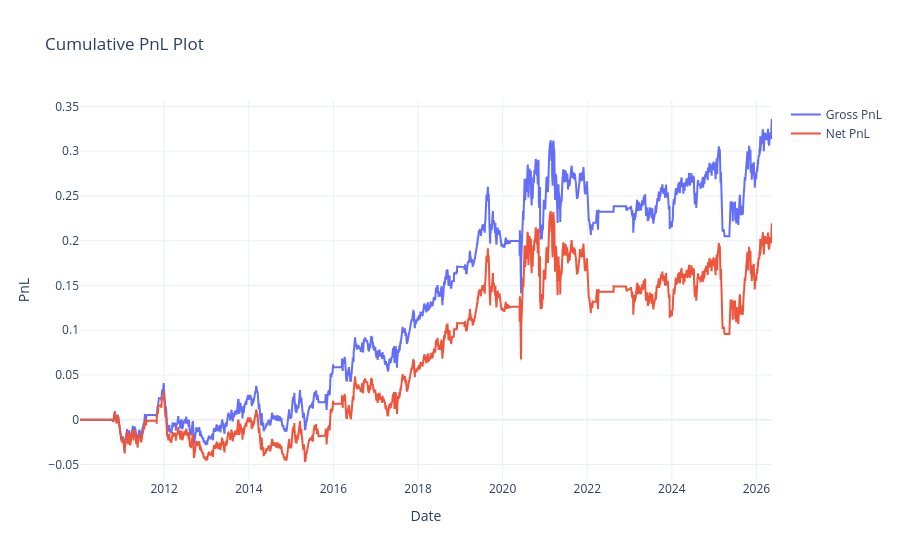

Notebook code cell kept with this figure:
### Code cell
import numpy as np
import pandas as pd

# ==========================================
# Phase 1.5: Sector Mapping
# ==========================================
print("Loading Sector Data...")

# 1. Load the metadata using your logic
meta_df = pd.read_csv('../top_5000_us_by_marketcap.csv')
meta_df['symbol'] = meta_df['symbol'].str.replace('/', '-')

# 2. Create a dictionary mapping ticker to sector
sector_dict = meta_df.set_index('symbol')['sector'].to_dict()

# 3. Align the sectors to our exact returns matrix columns
aligned_sectors = pd.Series(returns.columns).map(sector_dict).values


# ==========================================
# Phase 2: Sector-Neutral, Asymmetric Hysteresis Signal
# ==========================================
print("Generating Sector-Neutral Percentile Ranks...")

# 1. Calculate 6-month (126-day) cumulative return, SKIPPING the most recent 21 days
res_ret_6m_lagged = residual_returns.shift(21).rolling(window=105).sum()
valid_returns = res_ret_6m_lagged * df_universe_5m.replace(0, np.nan)

# 2. Sector-Neutral Ranking
ranks = valid_returns.copy()
ranks[:] = np.nan # Clear out the dataframe to hold ranks

# Rank cross-sectionally strictly within each sector
unique_sectors = [s for s in pd.Series(aligned_sectors).unique() if pd.notna(s)]
for sector in unique_sectors:
     sector_cols = valid_returns.columns[aligned_sectors == sector]
     if len(sector_cols) > 0:
        ranks[sector_cols] = valid_returns[sector_cols].rank(axis=1, pct=True)

print("Applying Asymmetric Hysteresis Banding...")

# 3. Asymmetric Thresholds
# LONGS: Concentrated (Top 10%). Buffer zone is 90th down to 80th percentile.
LONG_ENTER = 0.90
LONG_EXIT = 0.80

# SHORTS: Diversified (Bottom 25%). Buffer zone is 25th up to 35th percentile.
SHORT_ENTER = 0.20
SHORT_EXIT = 0.30

# 4. Vectorized Hysteresis Logic for LONGS
long_state = pd.DataFrame(index=ranks.index, columns=ranks.columns, data=np.nan)
long_state[ranks >= LONG_ENTER] = 1  # Trigger Enter
long_state[ranks < LONG_EXIT] = -1      # Trigger Exit
# Forward fill the NaN buffer zone, then replace -1 (exits) with 0
long_signals = long_state.ffill().replace(-1, 0).fillna(0)

# 5. Vectorized Hysteresis Logic for SHORTS
short_state = pd.DataFrame(index=ranks.index, columns=ranks.columns, data=np.nan)
short_state[ranks <= SHORT_ENTER] = 1 # Trigger Enter
short_state[ranks > SHORT_EXIT] = -1    # Trigger Exit
# Forward fill the NaN buffer zone, replace -1 with 0, and multiply by -1 for shorting
short_signals = short_state.ffill().replace(-1, 0).fillna(0) * -1

df_tradable_signal = (long_signals + short_signals).fillna(0)
print("Sector-Neutral Hysteresis Signal generated.")


# ==========================================
# Phase 4: Clean Dollar-Neutral Portfolio
# ==========================================
print('Constructing Rank-Based Dollar-Neutral Portfolio...')

TARGET_VOL = 0.40 

# 1. Volatility Scaling (Risk Parity)
df_unconstrained_weights = df_tradable_signal * (TARGET_VOL / df_vol_floored)
raw_weights = df_unconstrained_weights * df_universe_5m

# 2. Weekly Resampling (To control turnover)
weekly_raw_weights = raw_weights.resample('W-FRI').last()

# 3. Separate Longs and Shorts
long_w = weekly_raw_weights.where(weekly_raw_weights > 0, 0)
short_w = weekly_raw_weights.where(weekly_raw_weights < 0, 0).abs()

# 4. Fast, Safe Normalizer (No fragile loops needed because of ranking)
def normalize_and_cap(w_matrix, target=0.50, cap=0.099):
     # Scale to 0.50
     row_sums = w_matrix.sum(axis=1) + 1e-10
     w = w_matrix.div(row_sums, axis=0) * target
    
     # Apply hard cap to satisfy backtester
     w = w.clip(upper=cap)

     # Re-scale one final time in case the cap shaved off tiny fractions of weight
     row_sums_final = w.sum(axis=1) + 1e-10
     w = w.div(row_sums_final, axis=0) * target
     return w

normalized_longs = normalize_and_cap(long_w)
normalized_shorts = normalize_and_cap(short_w)

portfolio_weekly = normalized_longs - normalized_shorts

# 5. Expand back to Daily Frequency and SHIFT (T+1 execution)
portfolio_daily = portfolio_weekly.reindex(returns.index).ffill()
portfolio_shifted = portfolio_daily.shift(1)

# Deduplicate columns to prevent reindex errors
portfolio_shifted = portfolio_shifted.loc[:, ~portfolio_shifted.columns.duplicated()]
safe_returns = returns.loc[:, ~returns.columns.duplicated()]
safe_universe = df_universe_5m.loc[:, ~df_universe_5m.columns.duplicated()]

portfolio_aligned = portfolio_shifted.reindex(columns=safe_returns.columns, fill_value=0)

# 6. Final Universe Mask and Daily Re-normalization
portfolio_masked = portfolio_aligned * safe_universe

final_longs = portfolio_masked.where(portfolio_masked > 0, 0)
final_shorts = portfolio_masked.where(portfolio_masked < 0, 0).abs()

# Final normalization after applying the daily universe mask
final_longs_norm = normalize_and_cap(final_longs)
final_shorts_norm = normalize_and_cap(final_shorts)

portfolio_final = (final_longs_norm - final_shorts_norm).fillna(0)

print(f'Shape Check - Returns: {safe_returns.shape}, Universe: {safe_universe.shape}, Portfolio: {portfolio_final.shape}')
print('Dollar-Neutral Portfolio construction complete. Ready for backtest.')
print("Applying Dynamic Regime Filters...")

# 1. Fetch the SPY data we already downloaded in Phase 1.5
# (Ensure spy_adj_close is available in your workspace)
spy_prices = spy_adj_close.reindex(returns.index).ffill()

# 2. Calculate the 200-day Moving Average (Trend Filter)
spy_sma_200 = spy_prices.rolling(window=200).mean()
trend_is_positive = spy_prices > spy_sma_200

# 3. Calculate 20-day SPY Volatility (Panic Filter)
# If annualized market volatility exceeds 35%, we halt trading.
spy_daily_rets = np.log(spy_prices / spy_prices.shift(1))
spy_ann_vol = spy_daily_rets.rolling(window=20).std() * np.sqrt(252)
volatility_is_safe = spy_ann_vol < 0.35

# 4. Create the Master Regime Mask
# We only trade if the trend is positive AND volatility is safe
# We shift by 1 day to prevent look-ahead bias!
regime_mask = (trend_is_positive & volatility_is_safe).shift(1).fillna(False)

# 5. Apply the Kill Switch to the Portfolio
# If the regime_mask is False, this multiplies all weights by 0, moving the portfolio to cash.
# Because you are multiplying both Longs and Shorts by 0, Dollar Neutrality is perfectly maintained.
portfolio_regime_filtered = portfolio_final.multiply(regime_mask, axis=0)

print(f"Regime Filter Active. Trading halted on {(~regime_mask).sum()} out of {len(regime_mask)} days.")
print("Filtered Portfolio ready for backtest.")

# ==========================================
# Phase 5: Execution (Using the Filtered Portfolio)
# ==========================================
net_sharpe, pnl_series = backtest_portfolio(
    portfolio=portfolio_regime_filtered, 
    returns=safe_returns, 
    universe=safe_universe, 
    plot_=True, 
    print_=True
)

tearsheet_df = generate_yearly_tearsheet(portfolio_regime_filtered, safe_returns)

### Figure 1 — Plotly figure (JSON) as saved in the notebook; plotly's stock layout.template omitted (floating-point values rounded to 4 significant figures; data arrays with more than 128 entries replaced by an {"elided": "..."} marker saying what was removed)
{"data": [{"mode": "lines", "name": "Gross PnL", "type": "scatter", "x": {"elided": "4117 str values"}, "y": {"elided": "4117 float values"}}, {"mode": "lines", "name": "Net PnL", "type": "scatter", "x": {"elided": "4117 str values"}, "y": {"elided": "4117 float values"}}], "layout": {"showlegend": true, "title": {"text": "Cumulative PnL Plot"}, "xaxis": {"title": {"text": "Date"}}, "yaxis": {"title": {"text": "PnL"}}}}
